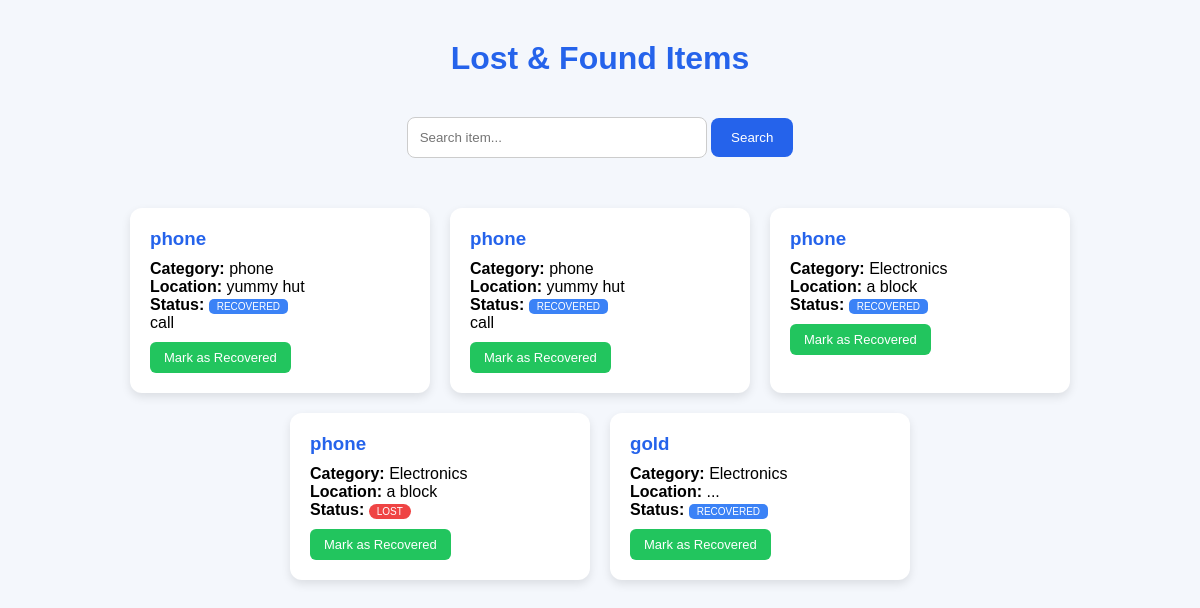
/items, run on the app's committed database.
### tables this page shows
CREATE TABLE items(
    id INTEGER PRIMARY KEY AUTOINCREMENT,
    item_name TEXT NOT NULL,
    category TEXT NOT NULL,
    description TEXT,
    location TEXT,
    status TEXT NOT NULL,
    image TEXT,
    user_id INTEGER
);

### app.py (the view)
@app.route("/items")
def items():
    search = request.args.get("search", "")
    conn = sqlite3.connect("database.db")
    cursor = conn.cursor()
    if search:
        cursor.execute(
            "SELECT * FROM items WHERE item_name LIKE ?",
            ('%' + search + '%',)
        )
    else:
        cursor.execute(
            "SELECT * FROM items"
        )
    items = cursor.fetchall()
    conn.close()
    return render_template(
        "items.html",
        items=items,
        search=search
    )

### templates/items.html (shortened to what this page needs)
<!DOCTYPE html>
<html>
<head>
    <link rel="stylesheet"
          href="{{ url_for('static', filename='css/style.css') }}">
</head>
<body>
    <h1 class="page-title">Lost & Found Items</h1>
    <form class="search-form" method="GET">
        <input
            type="text"
            name="search"
            placeholder="Search item..."
            value="{{ search }}">
        <button type="submit">
            Search
        </button>
    </form>
    <div class="items-container">
        {% for item in items %}
        <div class="item-card">
            <h3>{{ item[1] }}</h3>
            <p><strong>Category:</strong> {{ item[2] }}</p>
            <p><strong>Location:</strong> {{ item[4] }}</p>
            <p>
                <strong>Status:</strong>
                {% if item[5] == 'LOST' %}
    <span class="lost-badge">LOST</span>
{% elif item[5] == 'FOUND' %}
    <span class="found-badge">FOUND</span>
{% else %}
    <span class="recovered-badge">RECOVERED</span>
{% endif %}
            </p>
            <p>{{ item[3] }}</p>
            <a href="/recover/{{ item[0] }}">
                <button class="recover-btn">
                    Mark as Recovered
                </button>
            </a>
        </div>
        {% endfor %}
    </div>
</body>
</html>

### static/css/style.css (style rules this page uses)
* { margin:0; padding:0; box-sizing:border-box; font-family:Arial,sans-serif; }
body { background:#f4f7fc; }
.page-title { text-align:center; margin:40px; color:#2563eb; }
.items-container { display:flex; flex-wrap:wrap; justify-content:center; gap:20px; padding:20px; }
.item-card { width:300px; background:white; padding:20px; border-radius:12px; box-shadow:0 4px 10px rgba(0,0,0,0.1); transition:0.3s; }
.item-card h3 { color:#2563eb; margin-bottom:10px; }
.search-form { text-align:center; margin-bottom:30px; }
.search-form input { width:300px; padding:12px; border:1px solid #ccc; border-radius:8px; }
.search-form button { padding:12px 20px; border:none; background:#2563eb; color:white; border-radius:8px; cursor:pointer; }
.lost-badge { background:#ef4444; color:white; padding:2px 8px; border-radius:15px; font-size:10px; }
.recover-btn { margin-top:10px; background:#22c55e;; color:white; border:none; padding:8px 14px; border-radius:6px; cursor:pointer; font-size:13px; transition:0.3s; }
.recovered-badge { background:#3b82f6; color:white; padding:2px 8px; border-radius:5px; font-size:10px; }

### data on the page
items: item_name "phone", category "phone", location "yummy hut", status "RECOVERED", description "call"
items: item_name "phone", category "phone", location "yummy hut", status "RECOVERED", description "call"
items: item_name "phone", category "Electronics", location "a block", status "RECOVERED"
items: item_name "phone", category "Electronics", location "a block", status "LOST"
items: item_name "gold", category "Electronics", location "...", status "RECOVERED"
